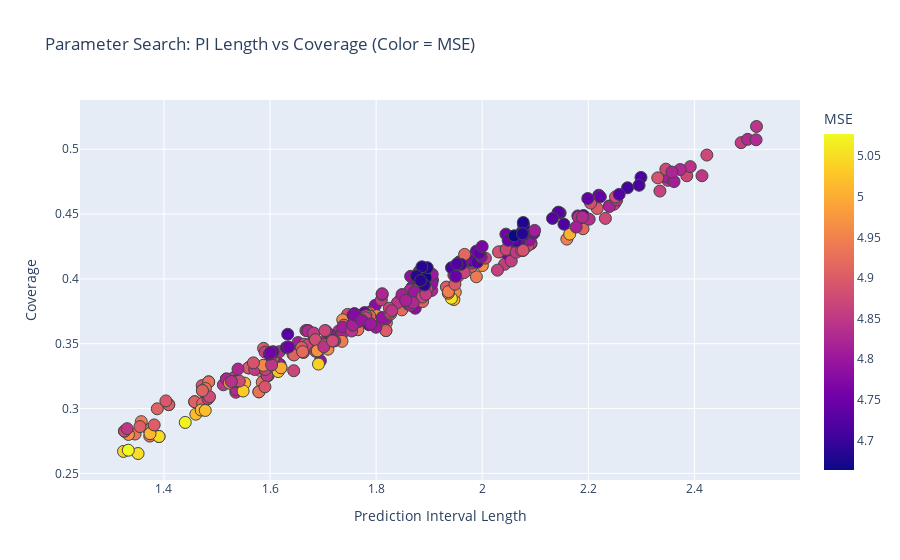

Notebook code cell kept with this figure:
### Code cell
import plotly.express as px

memory_df = pd.read_csv(memory_file)

param_names = ['ndpost', 'nskip', 'n_trees', 'tree_alpha',
              'tree_beta', 'f_k', 'eps_q', 'eps_nu']

fig = px.scatter(
    memory_df,
    x="cv_pi_length",
    y="cv_coverage",
    color="cv_mse",
    hover_data=param_names + ["cv_mse", "cv_pi_length", "cv_coverage"],
    labels={
        "cv_pi_length": "Prediction Interval Length",
        "cv_coverage": "Coverage",
        "cv_mse": "MSE"
    },
    title="Parameter Search: PI Length vs Coverage (Color = MSE)"
)
fig.update_traces(marker=dict(size=12, line_width=1))
fig.show()

### Figure 1 — Plotly figure (JSON) as saved in the notebook; plotly's stock layout.template omitted (floating-point values rounded to 4 significant figures; data arrays with more than 128 entries replaced by an {"elided": "..."} marker saying what was removed)
{"data": [{"customdata": {"elided": "338x9 float values"}, "hovertemplate": "Prediction Interval Length=%{x}<br>Coverage=%{y}<br>ndpost=%{customdata[0]}<br>nskip=%{customdata[1]}<br>n_trees=%{customdata[2]}<br>tree_alpha=%{customdata[3]}<br>tree_beta=%{customdata[4]}<br>f_k=%{customdata[5]}<br>eps_q=%{customdata[6]}<br>eps_nu=%{customdata[7]}<br>MSE=%{marker.color}<extra></extra>", "legendgroup": "", "marker": {"color": {"elided": "338 float values"}, "coloraxis": "coloraxis", "line": {"width": 1}, "size": 12, "symbol": "circle"}, "mode": "markers", "name": "", "orientation": "v", "showlegend": false, "type": "scatter", "x": {"elided": "338 float values"}, "xaxis": "x", "y": {"elided": "338 float values"}, "yaxis": "y"}], "layout": {"coloraxis": {"colorbar": {"title": {"text": "MSE"}}, "colorscale": [[0, "#0d0887"], [0.1111, "#46039f"], [0.2222, "#7201a8"], [0.3333, "#9c179e"], [0.4444, "#bd3786"], [0.5556, "#d8576b"], [0.6667, "#ed7953"], [0.7778, "#fb9f3a"], [0.8889, "#fdca26"], [1, "#f0f921"]]}, "legend": {"tracegroupgap": 0}, "title": {"text": "Parameter Search: PI Length vs Coverage (Color = MSE)"}, "xaxis": {"anchor": "y", "domain": [0, 1], "title": {"text": "Prediction Interval Length"}}, "yaxis": {"anchor": "x", "domain": [0, 1], "title": {"text": "Coverage"}}}}
